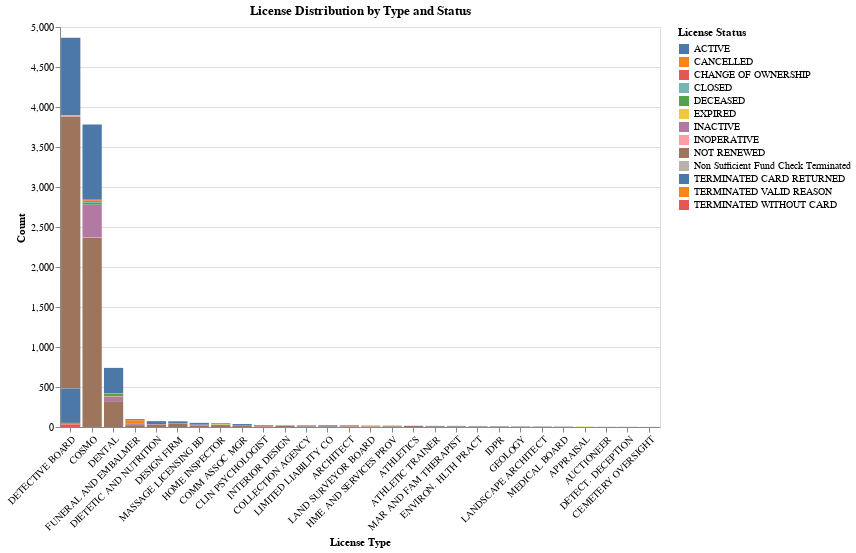

Notebook source saved alongside this figure:
### Code cell
license_counts = df.groupby(['License Type', 'License Status']).size().reset_index(name='Count')

chart1 = alt.Chart(license_counts).mark_bar().encode(
    x=alt.X('License Type:N', sort='-y', axis=alt.Axis(labelAngle=-45)),
    y='Count:Q',
    color='License Status:N',
    tooltip=['License Type', 'License Status', 'Count']
).properties(
    width=600,
    height=400,
    title='License Distribution by Type and Status'
)

chart1.save('chart1.html')
chart1

### Figure 1 — Vega-Lite specification as saved in the notebook (floating-point values rounded to 4 significant figures)
{"config": {"view": {"continuousWidth": 300, "continuousHeight": 300}}, "data": {"name": "data-bb83537810fd5d3cb13e0e728fbc0fb4"}, "mark": {"type": "bar"}, "encoding": {"color": {"field": "License Status", "type": "nominal"}, "tooltip": [{"field": "License Type", "type": "nominal"}, {"field": "License Status", "type": "nominal"}, {"field": "Count", "type": "quantitative"}], "x": {"axis": {"labelAngle": -45}, "field": "License Type", "sort": "-y", "type": "nominal"}, "y": {"field": "Count", "type": "quantitative"}}, "height": 400, "title": "License Distribution by Type and Status", "width": 600, "$schema": "https://vega.github.io/schema/vega-lite/v6.1.0.json", "datasets": {"data-bb83537810fd5d3cb13e0e728fbc0fb4": [{"License Type": "APPRAISAL", "License Status": "EXPIRED", "Count": 5}, {"License Type": "ARCHITECT", "License Status": "ACTIVE", "Count": 8}, {"License Type": "ARCHITECT", "License Status": "DECEASED", "Count": 1}, {"License Type": "ARCHITECT", "License Status": "INACTIVE", "Count": 5}, {"License Type": "ARCHITECT", "License Status": "NOT RENEWED", "Count": 6}, {"License Type": "ATHLETIC TRAINER", "License Status": "ACTIVE", "Count": 6}, {"License Type": "ATHLETIC TRAINER", "License Status": "NOT RENEWED", "Count": 8}, {"License Type": "ATHLETICS", "License Status": "NOT RENEWED", "Count": 15}, {"License Type": "AUCTIONEER", "License Status": "ACTIVE", "Count": 1}, {"License Type": "AUCTIONEER", "License Status": "NOT RENEWED", "Count": 1}, {"License Type": "CEMETERY OVERSIGHT", "License Status": "NOT RENEWED", "Count": 1}, {"License Type": "CLIN PSYCHOLOGIST", "License Status": "ACTIVE", "Count": 9}, {"License Type": "CLIN PSYCHOLOGIST", "License Status": "CANCELLED", "Count": 5}, {"License Type": "CLIN PSYCHOLOGIST", "License Status": "INACTIVE", "Count": 3}, {"License Type": "CLIN PSYCHOLOGIST", "License Status": "NOT RENEWED", "Count": 7}, {"License Type": "COLLECTION AGENCY", "License Status": "ACTIVE", "Count": 7}, {"License Type": "COLLECTION AGENCY", "License Status": "CANCELLED", "Count": 2}, {"License Type": "COLLECTION AGENCY", "License Status": "CHANGE OF OWNERSHIP", "Count": 1}, {"License Type": "COLLECTION AGENCY", "License Status": "CLOSED", "Count": 2}, {"License Type": "COLLECTION AGENCY", "License Status": "INOPERATIVE", "Count": 1}, {"License Type": "COLLECTION AGENCY", "License Status": "NOT RENEWED", "Count": 8}, {"License Type": "COMM ASSOC MGR", "License Status": "ACTIVE", "Count": 19}, {"License Type": "COMM ASSOC MGR", "License Status": "INACTIVE", "Count": 2}, {"License Type": "COMM ASSOC MGR", "License Status": "NOT RENEWED", "Count": 16}, {"License Type": "COSMO", "License Status": "ACTIVE", "Count": 940}, {"License Type": "COSMO", "License Status": "CANCELLED", "Count": 12}, {"License Type": "COSMO", "License Status": "CHANGE OF OWNERSHIP", "Count": 15}, {"License Type": "COSMO", "License Status": "CLOSED", "Count": 12}, {"License Type": "COSMO", "License Status": "DECEASED", "Count": 23}, {"License Type": "COSMO", "License Status": "INACTIVE", "Count": 412}, {"License Type": "COSMO", "License Status": "INOPERATIVE", "Count": 3}, {"License Type": "COSMO", "License Status": "NOT RENEWED", "Count": 2363}, {"License Type": "COSMO", "License Status": "Non Sufficient Fund Check Terminated", "Count": 1}, {"License Type": "DENTAL", "License Status": "ACTIVE", "Count": 316}, {"License Type": "DENTAL", "License Status": "CANCELLED", "Count": 7}, {"License Type": "DENTAL", "License Status": "DECEASED", "Count": 31}, {"License Type": "DENTAL", "License Status": "EXPIRED", "Count": 4}, {"License Type": "DENTAL", "License Status": "INACTIVE", "Count": 58}, {"License Type": "DENTAL", "License Status": "INOPERATIVE", "Count": 1}, {"License Type": "DENTAL", "License Status": "NOT RENEWED", "Count": 322}, {"License Type": "DESIGN FIRM", "License Status": "ACTIVE", "Count": 23}, {"License Type": "DESIGN FIRM", "License Status": "CANCELLED", "Count": 2}, {"License Type": "DESIGN FIRM", "License Status": "CLOSED", "Count": 2}, {"License Type": "DESIGN FIRM", "License Status": "NOT RENEWED", "Count": 44}, {"License Type": "DETECT. DECEPTION", "License Status": "NOT RENEWED", "Count": 2}, {"License Type": "DETECTIVE BOARD", "License Status": "ACTIVE", "Count": 971}, {"License Type": "DETECTIVE BOARD", "License Status": "CANCELLED", "Count": 2}, {"License Type": "DETECTIVE BOARD", "License Status": "CLOSED", "Count": 3}, {"License Type": "DETECTIVE BOARD", "License Status": "DECEASED", "Count": 1}, {"License Type": "DETECTIVE BOARD", "License Status": "INACTIVE", "Count": 1}, {"License Type": "DETECTIVE BOARD", "License Status": "INOPERATIVE", "Count": 11}, {"License Type": "DETECTIVE BOARD", "License Status": "NOT RENEWED", "Count": 3395}, {"License Type": "DETECTIVE BOARD", "License Status": "Non Sufficient Fund Check Terminated", "Count": 1}, {"License Type": "DETECTIVE BOARD", "License Status": "TERMINATED CARD RETURNED", "Count": 431}, {"License Type": "DETECTIVE BOARD", "License Status": "TERMINATED VALID REASON", "Count": 19}, {"License Type": "DETECTIVE BOARD", "License Status": "TERMINATED WITHOUT CARD", "Count": 32}, {"License Type": "DIETETIC AND NUTRITION", "License Status": "ACTIVE", "Count": 37}, {"License Type": "DIETETIC AND NUTRITION", "License Status": "CANCELLED", "Count": 1}, {"License Type": "DIETETIC AND NUTRITION", "License Status": "INACTIVE", "Count": 7}, {"License Type": "DIETETIC AND NUTRITION", "License Status": "NOT RENEWED", "Count": 28}, {"License Type": "ENVIRON. HLTH PRACT", "License Status": "ACTIVE", "Count": 3}, {"License Type": "ENVIRON. HLTH PRACT", "License Status": "EXPIRED", "Count": 1}, {"License Type": "ENVIRON. HLTH PRACT", "License Status": "INACTIVE", "Count": 4}, {"License Type": "ENVIRON. HLTH PRACT", "License Status": "NOT RENEWED", "Count": 5}, {"License Type": "FUNERAL AND EMBALMER", "License Status": "ACTIVE", "Count": 14}, {"License Type": "FUNERAL AND EMBALMER", "License Status": "CANCELLED", "Count": 44}, {"License Type": "FUNERAL AND EMBALMER", "License Status": "DECEASED", "Count": 4}, {"License Type": "FUNERAL AND EMBALMER", "License Status": "INACTIVE", "Count": 13}, {"License Type": "FUNERAL AND EMBALMER", "License Status": "NOT RENEWED", "Count": 23}, {"License Type": "GEOLOGY", "License Status": "ACTIVE", "Count": 5}, {"License Type": "GEOLOGY", "License Status": "INACTIVE", "Count": 1}, {"License Type": "GEOLOGY", "License Status": "NOT RENEWED", "Count": 1}, {"License Type": "HME AND SERVICES PROV", "License Status": "ACTIVE", "Count": 5}, {"License Type": "HME AND SERVICES PROV", "License Status": "CHANGE OF OWNERSHIP", "Count": 1}, {"License Type": "HME AND SERVICES PROV", "License Status": "CLOSED", "Count": 2}, {"License Type": "HME AND SERVICES PROV", "License Status": "NOT RENEWED", "Count": 8}, {"License Type": "HOME INSPECTOR", "License Status": "ACTIVE", "Count": 14}, {"License Type": "HOME INSPECTOR", "License Status": "EXPIRED", "Count": 8}, {"License Type": "HOME INSPECTOR", "License Status": "NOT RENEWED", "Count": 24}, {"License Type": "IDPR", "License Status": "ACTIVE", "Count": 6}, {"License Type": "IDPR", "License Status": "CANCELLED", "Count": 1}, {"License Type": "IDPR", "License Status": "NOT RENEWED", "Count": 2}, {"License Type": "INTERIOR DESIGN", "License Status": "ACTIVE", "Count": 2}, {"License Type": "INTERIOR DESIGN", "License Status": "CANCELLED", "Count": 1}, {"License Type": "INTERIOR DESIGN", "License Status": "INACTIVE", "Count": 5}, {"License Type": "INTERIOR DESIGN", "License Status": "NOT RENEWED", "Count": 14}, {"License Type": "LAND SURVEYOR BOARD", "License Status": "ACTIVE", "Count": 5}, {"License Type": "LAND SURVEYOR BOARD", "License Status": "CANCELLED", "Count": 1}, {"License Type": "LAND SURVEYOR BOARD", "License Status": "EXPIRED", "Count": 3}, {"License Type": "LAND SURVEYOR BOARD", "License Status": "INACTIVE", "Count": 4}, {"License Type": "LAND SURVEYOR BOARD", "License Status": "NOT RENEWED", "Count": 4}, {"License Type": "LANDSCAPE ARCHITECT", "License Status": "ACTIVE", "Count": 3}, {"License Type": "LANDSCAPE ARCHITECT", "License Status": "INACTIVE", "Count": 2}, {"License Type": "LANDSCAPE ARCHITECT", "License Status": "NOT RENEWED", "Count": 2}, {"License Type": "LIMITED LIABILITY CO", "License Status": "ACTIVE", "Count": 15}, {"License Type": "LIMITED LIABILITY CO", "License Status": "NOT RENEWED", "Count": 6}, {"License Type": "MAR AND FAM THERAPIST", "License Status": "ACTIVE", "Count": 7}, {"License Type": "MAR AND FAM THERAPIST", "License Status": "INACTIVE", "Count": 1}, {"License Type": "MAR AND FAM THERAPIST", "License Status": "NOT RENEWED", "Count": 6}, {"License Type": "MASSAGE LICENSING BD", "License Status": "ACTIVE", "Count": 23}, {"License Type": "MASSAGE LICENSING BD", "License Status": "INACTIVE", "Count": 12}, {"License Type": "MASSAGE LICENSING BD", "License Status": "NOT RENEWED", "Count": 17}, {"License Type": "MEDICAL BOARD", "License Status": "ACTIVE", "Count": 1}, {"License Type": "MEDICAL BOARD", "License Status": "INACTIVE", "Count": 2}, {"License Type": "MEDICAL BOARD", "License Status": "NOT RENEWED", "Count": 3}]}}
